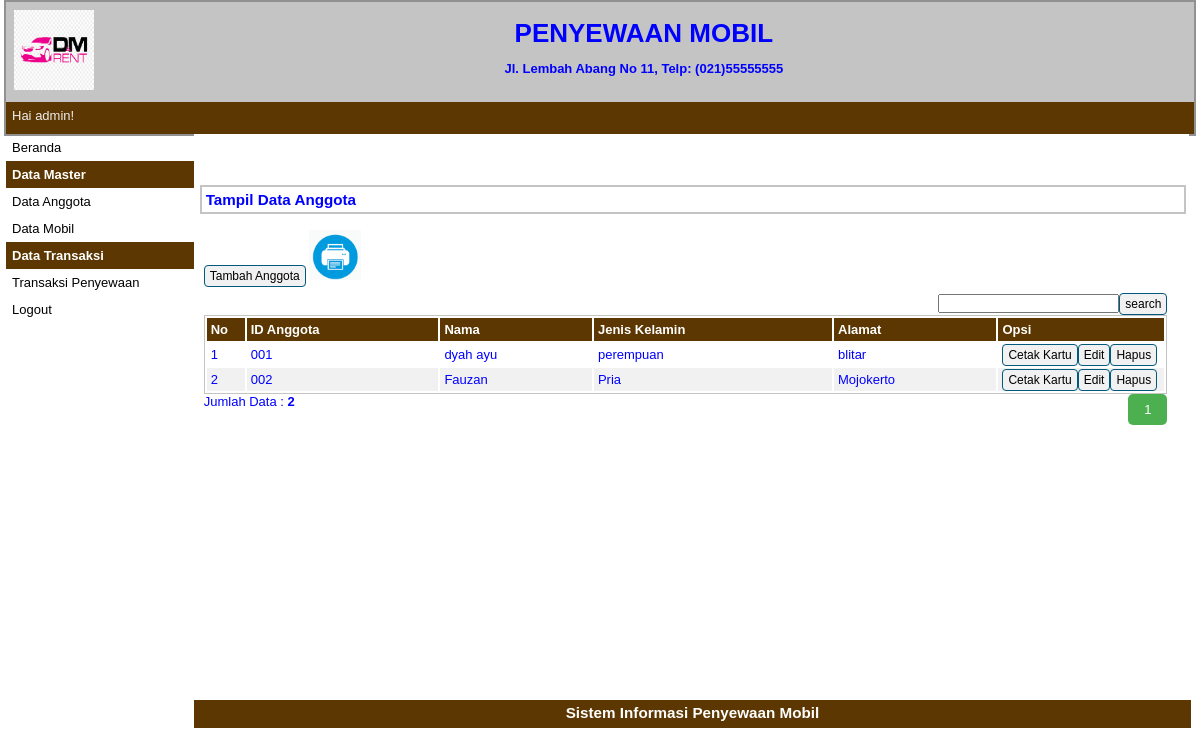
Screenshot of /index.php?p=anggota (signed in) with the database file from the repository.
### tables this page shows
CREATE TABLE `tbanggota` (
  `idanggota` varchar(5) NOT NULL,
  `nama` varchar(30) NOT NULL,
  `jeniskelamin` varchar(10) NOT NULL,
  `alamat` varchar(20) NOT NULL,
  `status` varchar(35) NOT NULL
);

### pages/anggota.php (the view, shortened to what this page needs)
<div id="label-page"><h3>Tampil Data Anggota</h3></div>
<div id="content">
	<p id="tombol-tambah-container"><a href="index.php?p=anggota-input" class="tombol">Tambah Anggota</a>
	<a target="_blank" href="pages/cetak.php"><img src="print.png" height="50px" height="50px"></a>
	<FORM CLASS="form-inline" METHOD="POST">
	<div align="right"><form method=post><input type="text" name="pencarian"><input type="submit" name="search" value="search" class="tombol"></form>
	</FORM>
	</p>
	<table id="tabel-tampil">
		<tr>
			<th id="label-tampil-no">No</td>
			<th>ID Anggota</th>
			<th>Nama</th>
			<th>Jenis Kelamin</th>
			<th>Alamat</th>
			<th id="label-opsi">Opsi</th>
		</tr>
		<?php
		$batas = 5;
		extract($_GET);
		if(empty($hal)){
			$posisi = 0;
			$hal = 1;
			$nomor = 1;
		}
		else {
			$posisi = ($hal - 1) * $batas;
			$nomor = $posisi+1;
		}
		if($_SERVER['REQUEST_METHOD'] == "POST"){
			$pencarian = trim(mysqli_real_escape_string($db, $_POST['pencarian']));
			if($pencarian != ""){
				$sql = "SELECT * FROM tbanggota WHERE nama LIKE '%$pencarian%'
						OR idanggota LIKE '%$pencarian%'
						OR jeniskelamin LIKE '%$pencarian%'
						OR alamat LIKE '%$pencarian%'";
				$query = $sql;
				$queryJml = $sql;
			}
			else {
				$query = "SELECT * FROM tbanggota LIMIT $posisi, $batas";
				$queryJml = "SELECT * FROM tbanggota";
				$no = $posisi * 1;
			}
		}
		else {
			$query = "SELECT * FROM tbanggota LIMIT $posisi, $batas";
			$queryJml = "SELECT * FROM tbanggota";
		}
		$q_tampil_anggota = mysqli_query($db, $query);
		if(mysqli_num_rows($q_tampil_anggota)>0)
		{
		while($r_tampil_anggota=mysqli_fetch_array($q_tampil_anggota)){
		?>
		<tr>
			<td><?php echo $nomor; ?></td>
			<td><?php echo $r_tampil_anggota['idanggota']; ?></td>
			<td><?php echo $r_tampil_anggota['nama']; ?></td>
			<td><?php echo $r_tampil_anggota['jeniskelamin']; ?></td>
			<td><?php echo $r_tampil_anggota['alamat']; ?></td>
			<td>
				<div class="tombol-opsi-container"><a target="_blank" href="pages/cetak_kartu.php?id=<?php echo $r_tampil_anggota['idanggota'];?>" class="tombol">Cetak Kartu</a></div>
				<div class="tombol-opsi-container"><a href="index.php?p=anggota-edit&id=<?php echo $r_tampil_anggota['idanggota'];?>" class="tombol">Edit</a></div>
				<div class="tombol-opsi-container"><a href="proses/anggota-hapus.php?id=<?php echo $r_tampil_anggota['idanggota']; ?>" onclick = "return confirm ('Apakah Anda Yakin Akan Menghapus Data Ini?')" class="tombol">Hapus</a></div>
			</td>
		</tr>
		<?php $nomor++; }
		}
		else {
			echo "<tr><td colspan=6>Data Tidak Ditemukan</td></tr>";
		}?>
	</table>
	<?php
	if(isset($_POST['pencarian'])){
	if($_POST['pencarian']!=''){
		echo "<div style=\"float:left;\">";
		$jml = mysqli_num_rows(mysqli_query($db, $queryJml));
		echo "Data Hasil Pencarian: <b>$jml</b>";
		echo "</div>";
	}
	}
	else{ ?>
		<div style="float: left;">
		<?php
			$jml = mysqli_num_rows(mysqli_query($db, $queryJml));
			echo "Jumlah Data : <b>$jml</b>";
		?>
		</div>
		<div class="pagination">
				<?php
				$jml_hal = ceil($jml/$batas);
				for($i=1; $i<=$jml_hal; $i++){
					if($i != $hal){
						echo "<a href=\"?p=anggota&hal=$i\">$i</a>";
					}
					else {
						echo "<a class=\"active\">$i</a>";
					}
				}
				?>
		</div>
	<?php
	}
	?>
</div>

### style.css (style rules this page uses)
* { margin:0px; padding:0px }
body { font-family:sans-serif; font-size:13px; color:blue; }
.pagination { display: inline-block; }
.pagination a { color: black; float: left; padding: 8px 16px; text-decoration: none; }
.pagination a.active { background-color: #4CAF50; color: white; border-radius: 5px; }
#label-page { margin-top:6px; margin-bottom:6px; margin-left:6px; border:2px solid #C4C4C4; padding:4px; width:97.9%; }
#content { float:left; width:96.8%; min-height:454px; background-image : border:2px solid #C4C4C4; padding:10px; margin-bottom:6px; }
.tombol { border-radius:4px; font-size:12px; text-decoration:none; background-color:#F1F1F1; padding-top:3px; padding-bottom:3px; padding-left:5px; padding-right:5px; border:1px solid #01597E; color:black; }
#tombol-tambah-container { margin-bottom:10px; }
#tabel-tampil { border:1px solid #C4C4C4; width:100%; }
#tabel-tampil tr:nth-child(odd) { background-color:#F1F1F1; }
#tabel-tampil tr th { background-color:#5C3701; color:#FFFFFF; padding:4px; text-align:left; }
#tabel-tampil td { padding:4px; }
#label-tampil-no { width:30px; }
#label-opsi { width:158px; font-weight:bold; }
.tombol-opsi-container { float:left; }

### rows the page displays
tbanggota: idanggota "001", nama "dyah ayu", jeniskelamin "perempuan", alamat "blitar"
tbanggota: idanggota "002", nama "Fauzan", jeniskelamin "Pria", alamat "Mojokerto"

### other values shown
$_SESSION['sesi'] "admin"
$jml "2"
